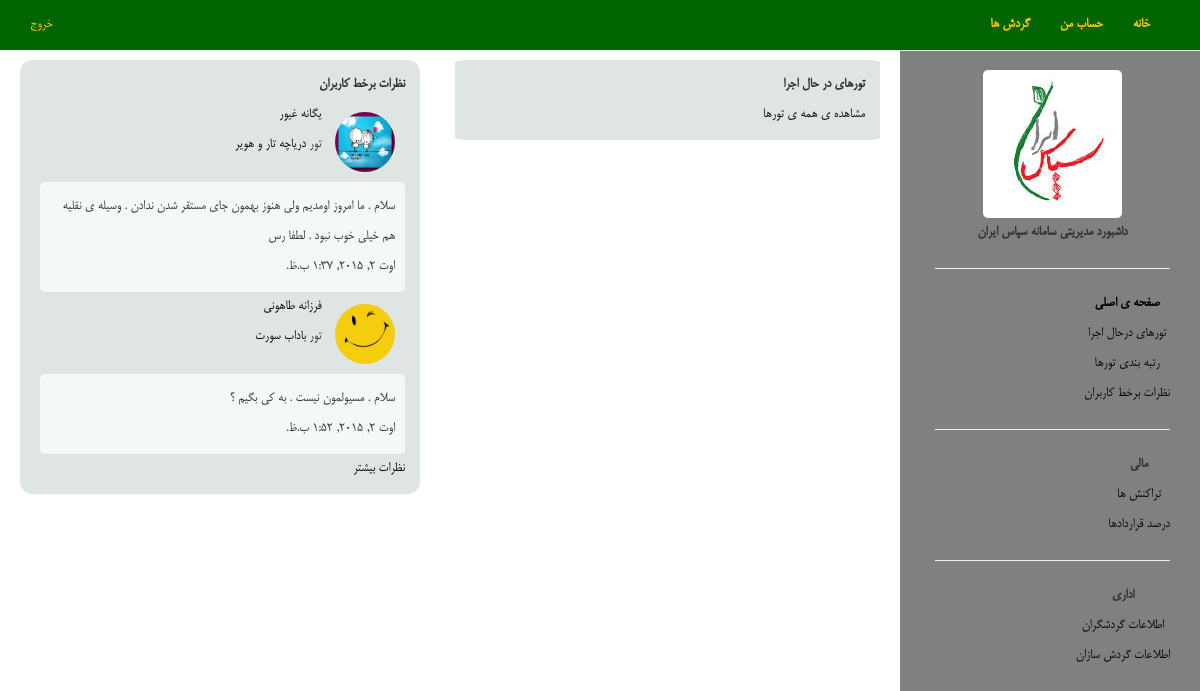
Page /manager/Dashboard/ on the earlier database version.
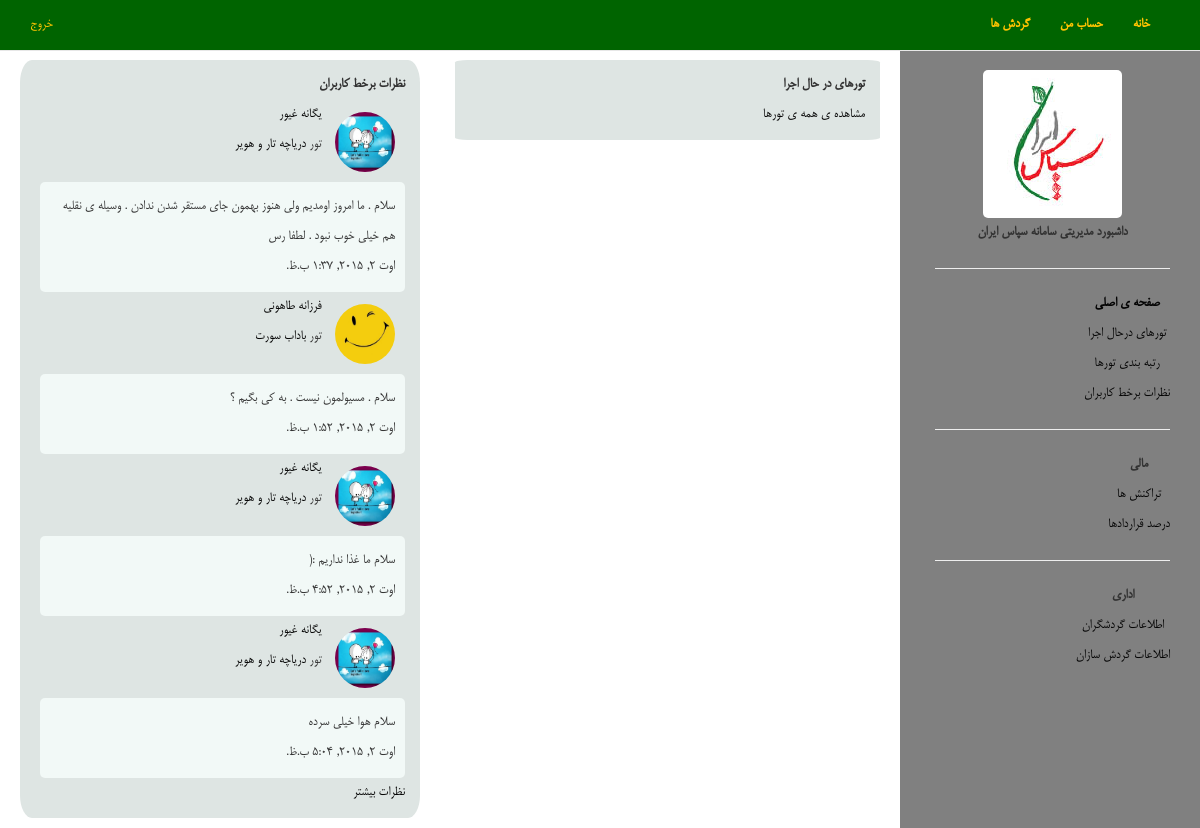
Same page on the later database version.
### quality_control/models.py (models this page shows, shortened)
class OnlineComment(models.Model):
    user = models.ForeignKey(UserM)
    tour = models.ForeignKey(Tour)
    body = models.CharField( max_length= 100)
    date = models.DateTimeField()

### user/models.py (models this page shows, shortened)
class UserM(models.Model):
    user = models.OneToOneField(User, related_name='userm')
    register_time = models.DateTimeField(default=datetime.now)
    picture = models.FileField(upload_to="static/user/img/", default="static/user/img/default.jpg" , null=True, blank=True)
    kind = models.CharField(max_length=10, choices=USER_KIND) #? what is this? redundant

### define_trip/models.py (models this page shows, shortened)
class Tour(models.Model):
    gardesh = models.ForeignKey(Gardesh, related_name='tour')
    tour_kind = models.CharField(max_length=30 , choices=TOUR_KIND)      # nat / inter / holly
    destination = models.CharField(max_length=255, choices=CITY)    # city name
    source = models.CharField(max_length=255,choices=CITY)         # city name
    start = models.DateField()
    start_t = models.TimeField()
    end = models.DateField()
    end_t = models.TimeField()
    capacity = models.IntegerField()    # tedadi ke mitavanim befrooshim
    has_sold = models.IntegerField(default=0)   # if = capacity or intire=0 => stop selling
    entire_capacity = models.IntegerField()     # mizani ke hanooz az zarfiate kol mande
    leader = models.CharField(max_length=30)
    leader_c = models.CharField(null=True, blank=True , max_length=50)
    transfer_device = models.ForeignKey(TransferDevice)
    stay_location = models.ForeignKey(Location)
    cost = models.IntegerField()
    destination_explain = models.TextField(null=True, blank=True)
    move_explain = models.TextField(null=True, blank=True)

class Gardesh(models.Model):
    name = models.CharField(max_length=255)
    builder = models.ForeignKey(TourBuilderProfile)
    kind = models.CharField(max_length=25,choices=KIND)   # t/tr/a/h/r
    final_rank = models.FloatField(null=True,blank=True)
    order_rank = models.FloatField(null=True,blank=True)
    comment_rank = models.FloatField(null=True,blank=True)
    degree = models.CharField(max_length=2,
                                      choices=DEGREE)     # g/s/b
    max_cancel_time = models.IntegerField(default= 2)
    free = models.FloatField(default=1)     # between 0 and 1 --> be nazaram inja darsad takhfif gozashte shavad behtar ast.
    define_time = models.DateTimeField(default= datetime.datetime.now)
    agreement = models.ForeignKey(Agreement)
    other_explain = models.TextField(blank=True , null=True) #farzaneh add

### manager_dashboard/views.py (the view)
# urls.py: url(r'Dashboard/$', 'manager_dashboard.views.Dashboard'),
def Dashboard(request):
    onlineComments = OnlineComment.objects.all()[0:5]
    tours = Tour.objects.filter(end__gt=datetime.datetime.today(),
                                start__lt=datetime.date.today())[0:3]
    return render(request, "manager_dashboard.html", {"onlineComments": onlineComments , "runningTours" : tours})

### manager_dashboard/templates/manager_dashboard.html (shortened to what this page needs)
{% extends "manager_base.html" %}
{% load staticfiles %}
{% block content_dashboard %}
    <div class="box col-md-4" style="padding-left: 20px ; margin-left: 20px">
        <table>
            <tr>
                <td><strong>
                نظرات برخط کاربران
                </strong></td>
            </tr>
{% for comment in onlineComments %}
            <tr>
                <td>
                    <div>
                <span>
                    <img class="gardeshgar_img" src="../../{{comment.user.picture}}">
                </span>
                <span class="gardeshgar_name_box">
               <a href="profile/tourist/{{ comment.user.user.username }}">{{ comment.user.user.first_name}} {{ comment.user.user.last_name }} </a>
                    <br>
                    تور
                  <a href="/show/tour/{{ comment.tour.id }}/status/"> {{ comment.tour.gardesh.name }}</a>
                </span>
                        <div class="col-md-12 gardeshgar_comment_box">
                            {{ comment.body }}
                            <br>
                            {{ comment.date }}
                        </div>
                    </div>
                </td>
            </tr>
{% endfor %}
        </table>
    <a href="/manager/OnlineComments"> نظرات بیشتر</a>
    </div>
    <div class="col-md-5" style="padding-right: 60px">
        <div class="box col-md-12">
            <table>
                <tr>
                    <td><strong>
                        تورهای در حال اجرا
                    </strong></td>
                </tr>
            </table>
        <a href="/manager/tourLists/">مشاهده ی همه ی تورها</a>
        </div>
    </div>
{% endblock content_dashboard %}

### manager_dashboard/templates/manager_base.html (shortened to what this page needs)
{% extends "base.html" %}
{% load staticfiles %}
{% block css %}
    <link rel="stylesheet" type="text/css" href="{% static 'manager_dashboard/css/main.css' %}">
{% endblock %}
{% block manager_content %}
    <div class="finish_nav , rtl ">
        {% block content_dashboard %}
        {% endblock content_dashboard %}
        <div class="col-md-3 right-sidebar">
            <div class="col-md-12">
                <strong>
                    <img class="logo" src="{% static 'manager_dashboard/image/sepas_logo.jpg' %}">
                    <br>
                    داشبورد مدیریتی سامانه سپاس ایران
                </strong>
            </div>
            <div class="col-md-12 ">
                <hr>
                <table>
                    <tr>
                        <td>
                            <strong><a href="/manager/Dashboard/">
                                صفحه ی اصلی
                            </a></strong>
                        </td>
                    </tr>
                    <tr>
                        <td>
                            <a href="/manager/tourLists">
                                تورهای درحال اجرا
                            </a></td>
                    </tr>
                    <tr>
                        <td><a href="/manager/tourRating">
                            رتبه بندی تورها
                        </a></td>
                    </tr>
                    <tr>
                        <td><a href="/manager/OnlineComments/">
                            نظرات برخط کاربران
                        </a></td>
                    </tr>
                </table>
            </div>
            <div class=" col-md-12">
                <hr>
                <table>
                    <tr>
                        <td>
                            <strong>
                                مالی
                            </strong></td>
                    </tr>
                    <tr>
                        <td><a href="/manager/paymentsList/">
                            تراکنش ها
                        </a></td>
                    </tr>
                    <tr>
                        <td><a href="/manager/contractPercent/">
                            درصد قراردادها
                        </a></td>
                    </tr>
                </table>
            </div>
            <div class="col-md-12 ">
                <hr>
                <table>
     <tr>
                        <td>
                            <strong>اداری</strong></td>
                    </tr>
                    <tr>
                        <td><a href="/manager/touristList/">
                            اطلاعات گردشگران
                        </a></td>
                    </tr>
                    <tr>
                        <td><a href="/manager/tourBuilderList/">
                            اطلاعات گردش سازان
                        </a></td>
                    </tr>
                </table>
            </div>
        </div>
    </div>
{% endblock manager_content %}

### templates/base.html (shortened to what this page needs)
{% load staticfiles %}
<!DOCTYPE html>
<html>
<head lang="en">
	<link rel="stylesheet" href="/static/bootstrap-3.3.2-dist/css/bootstrap.min.css">
    <link rel="stylesheet" type="text/css" href="//cdn.jsdelivr.net/bootstrap.daterangepicker/1/daterangepicker-bs3.css" />
	<link rel="stylesheet" type="text/css" href="{% static 'main.css' %}">
    {% block css %}{% endblock %}
</head>
<body>
	<nav class="navbar navbar-default navbar-fixed-top">
      <div class="container-fluid">
          <div class="collapse navbar-collapse">
            <ul class="nav navbar-nav">
                <li><a href="/logout/" style="color:rgb(255,196,0)">خروج</a></li>
            </ul>
            <ul class="nav navbar-nav navbar-right">
                <li><a href="/search/form/{{ username }}"style="color:rgb(255,196,0);font-weight:bold;"  onmouseover="this.style.color='#d2691e'"onmouseout="this.style.color='rgb(255,196,0)'"> گردش ها</a></li>
                {% if username != 'admin' %}
                <li><a href="/userpage/{{ username }}"style="color:rgb(255,196,0);font-weight:bold;"onmouseover="this.style.color='#d2691e'"onmouseout="this.style.color='rgb(255,196,0)'">حساب من</a></li>
                {% else %}
                <li><a href="/manager/Dashboard"style="color:rgb(255,196,0);font-weight:bold;"onmouseover="this.style.color='#d2691e'"onmouseout="this.style.color='rgb(255,196,0)'">حساب من</a></li>
                {% endif %}
                <li><a href="/home/{{ username }}"style="color:rgb(255,196,0);font-weight:bold;"onmouseover="this.style.color='#d2691e'"onmouseout="this.style.color='rgb(255,196,0)'">خانه</a></li>
              </ul>
          </div>
      </div>
    </nav>
{%  block manager_content %}{% endblock manager_content %}
</body>
</html>

### static/main.css (style rules this page uses)
.rtl { direction: rtl; }
body { margin-bottom: 140px; font: 15px/30px Helvetica, Tahoma, Sans-Serif; font-family: 'B Mitra' ; }
.navbar { background-color:#006400; color:#d2691e; }
nav .container-fluid ul { margin-right:20px; color:#d2691e; }
.finish_nav { margin-top: 50px; }

### static/manager_dashboard/css/main.css (style rules this page uses)
.box { border-radius: 3%; background-color: #dee5e3; margin: 10px; padding-top: 10px; padding-bottom: 10px ; }
.gardeshgar_img { width: 60px; height: 60px; border-radius: 50%; margin: 10px; }
.right-sidebar { position: fixed; width: 25%; top: 50px; bottom: 0px; right: 0px; overflow: auto; padding-left: 20px; text-align: center; background-color: gray; }
.logo { margin-top: 20px; border-radius: 5px; }
.gardeshgar_name_box { border-radius: 5px; display:inline-block; }
.gardeshgar_comment_box { background-color: #f2f9f7; border-radius: 5px; padding: 10px; }
a:link { color: #040404; }

Differences in the rows shown:
added OnlineComment: user.picture (picture), user.user.first_name "یگانه", user.user.last_name "غیور", tour.gardesh.name "دریاچه تار و هویر", body "سلام ما غذا نداریم :(", date "اوت 2, 2015, 4:52 ب.ظ."
added OnlineComment: user.picture (picture), user.user.first_name "یگانه", user.user.last_name "غیور", tour.gardesh.name "دریاچه تار و هویر", body "سلام هوا خیلی سرده", date "اوت 2, 2015, 5:04 ب.ظ."
